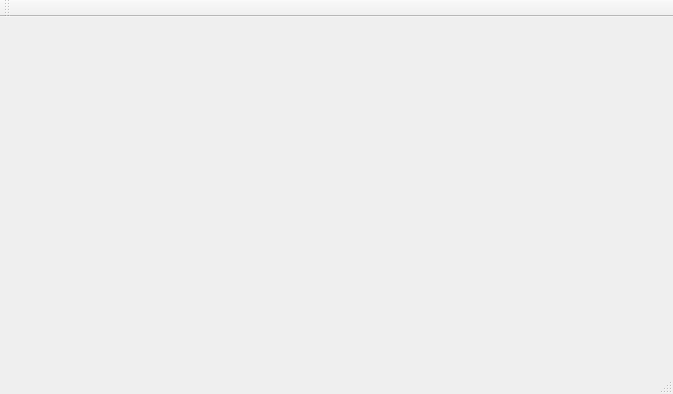
<?xml version="1.0" encoding="UTF-8"?>
<ui version="4.0">
 <class>MainWindow</class>
 <widget class="QMainWindow" name="MainWindow">
  <property name="geometry">
   <rect>
    <x>0</x>
    <y>0</y>
    <width>673</width>
    <height>394</height>
   </rect>
  </property>
  <property name="windowTitle">
   <string>MainWindow</string>
  </property>
  <widget class="QWidget" name="centralWidget"/>
  <widget class="QMenuBar" name="menuBar">
   <property name="geometry">
    <rect>
     <x>0</x>
     <y>0</y>
     <width>673</width>
     <height>25</height>
    </rect>
   </property>
  </widget>
  <widget class="QToolBar" name="mainToolBar">
   <attribute name="toolBarArea">
    <enum>TopToolBarArea</enum>
   </attribute>
   <attribute name="toolBarBreak">
    <bool>false</bool>
   </attribute>
  </widget>
  <widget class="QStatusBar" name="statusBar"/>
 </widget>
 <layoutdefault spacing="6" margin="11"/>
 <resources/>
 <connections/>
</ui>
